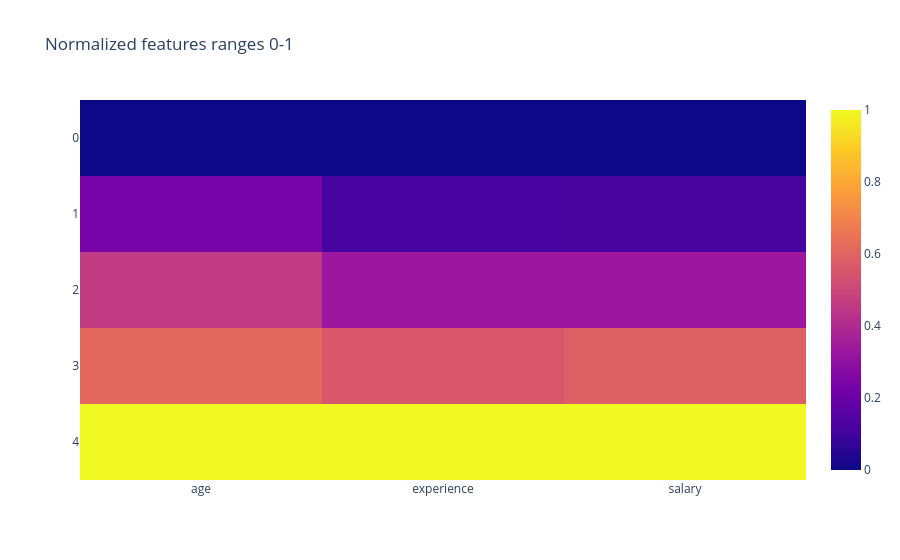

The notebook cell this image was saved under:
### Markdown cell above
## 15. Normalization

### Code cell
df["salary_normalized"]=MinMaxScaler().fit_transform(
    df[["salary"]]
)
df[["salary", "salary_normalized"]].head()
print(df[["salary", "salary_normalized"]].head())
print(f"Minimum Normalized Salary: ", df["salary_normalized"].min())
print(f"Maximum Normalized Salary: ", df["salary_normalized"].max())

#multiple features normalization
features= df[
    ["age", "experience", "salary"]
].copy()
normalize_data= MinMaxScaler().fit_transform(features)

normalize_df= pd.DataFrame(
    normalize_data,
    columns=features.columns
)
normalize_df.head()

fig= px.imshow(
    normalize_df,
    title="Normalized features ranges 0-1"
)
fig.show()
fig.write_image("./outputs/normalized_featiures.png")

### Figure 1 — Plotly figure (JSON) as saved in the notebook; plotly's stock layout.template omitted (floating-point values rounded to 4 significant figures)
{"data": [{"coloraxis": "coloraxis", "hovertemplate": "x: %{x}<br>y: %{y}<br>color: %{z}<extra></extra>", "name": "0", "type": "heatmap", "x": ["age", "experience", "salary"], "xaxis": "x", "y": [0, 1, 2, 3, 4], "yaxis": "y", "z": [[0.0, 0.0, 0.0], [0.2308, 0.1111, 0.1167], [0.4615, 0.3333, 0.3333], [0.6154, 0.5556, 0.5833], [1.0, 1.0, 1.0]]}], "layout": {"coloraxis": {"colorscale": [[0, "#0d0887"], [0.1111, "#46039f"], [0.2222, "#7201a8"], [0.3333, "#9c179e"], [0.4444, "#bd3786"], [0.5556, "#d8576b"], [0.6667, "#ed7953"], [0.7778, "#fb9f3a"], [0.8889, "#fdca26"], [1, "#f0f921"]]}, "title": {"text": "Normalized features ranges 0-1"}, "xaxis": {"anchor": "y", "constrain": "domain", "domain": [0, 1], "scaleanchor": "y"}, "yaxis": {"anchor": "x", "autorange": "reversed", "constrain": "domain", "domain": [0, 1]}}}
